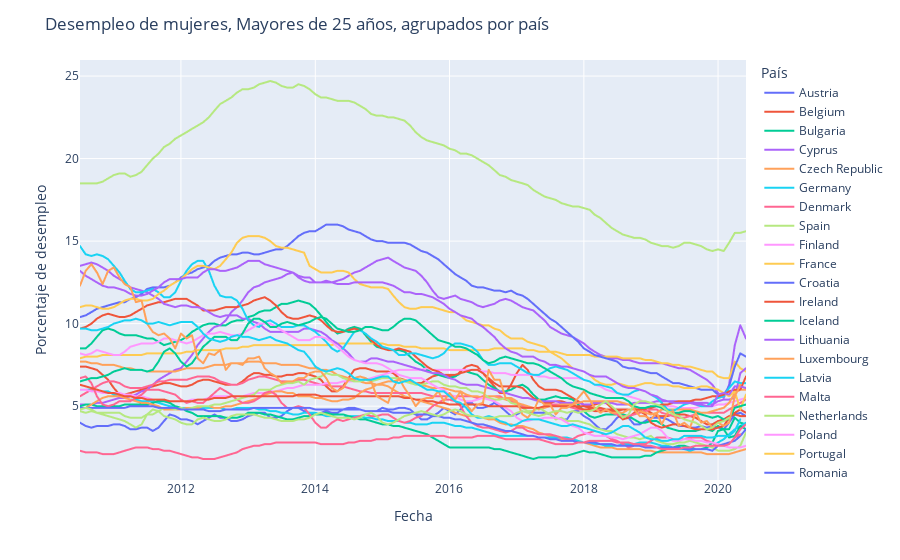

The notebook cell this image was saved under:
### Code cell
fig = px.line(total_F_y25_74, x="Date", y="Value", color="country")
fig.update_layout(title="Desempleo de mujeres, Mayores de 25 años, agrupados por país",
                  yaxis_title="Porcentaje de desempleo",
                  xaxis_title="Fecha",
                  legend_title="País")
fig.write_html("img6.html")
fig.show()
